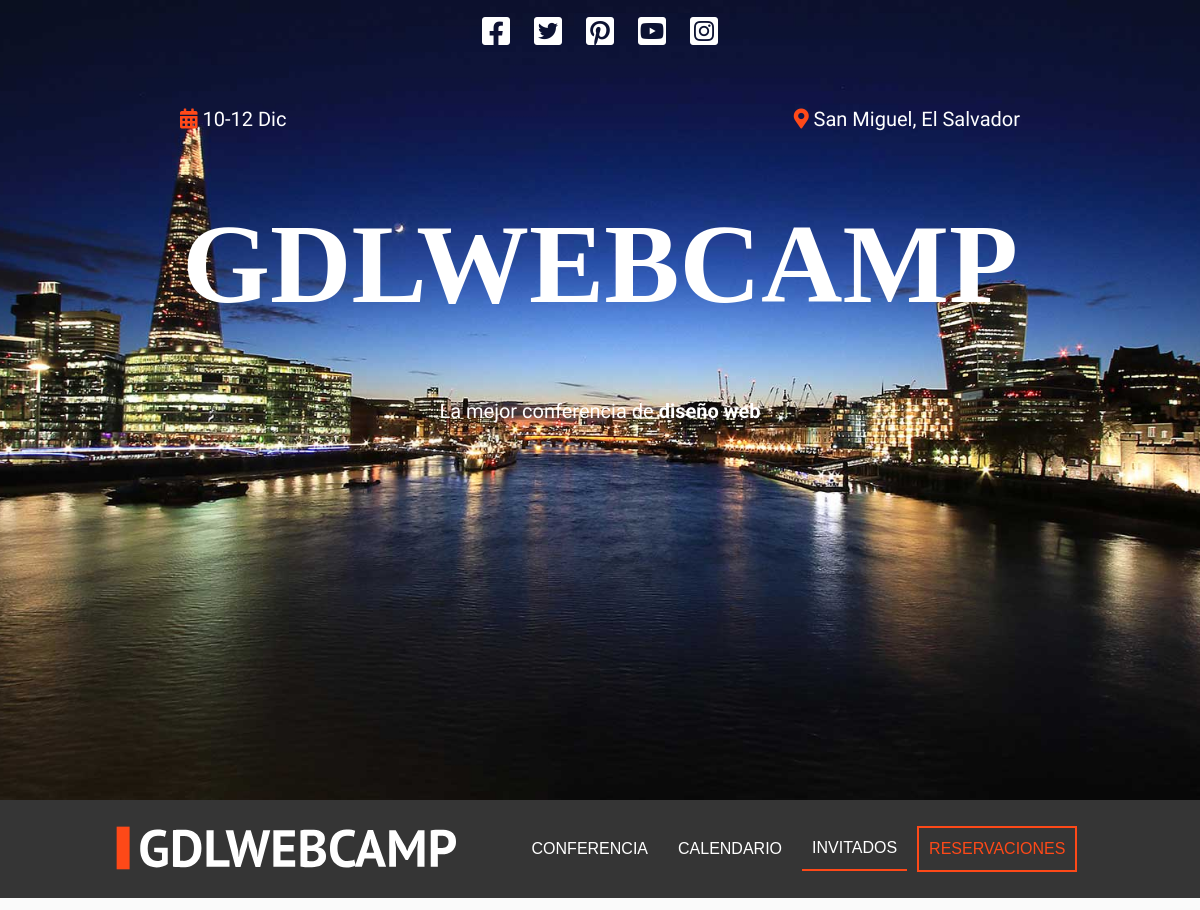
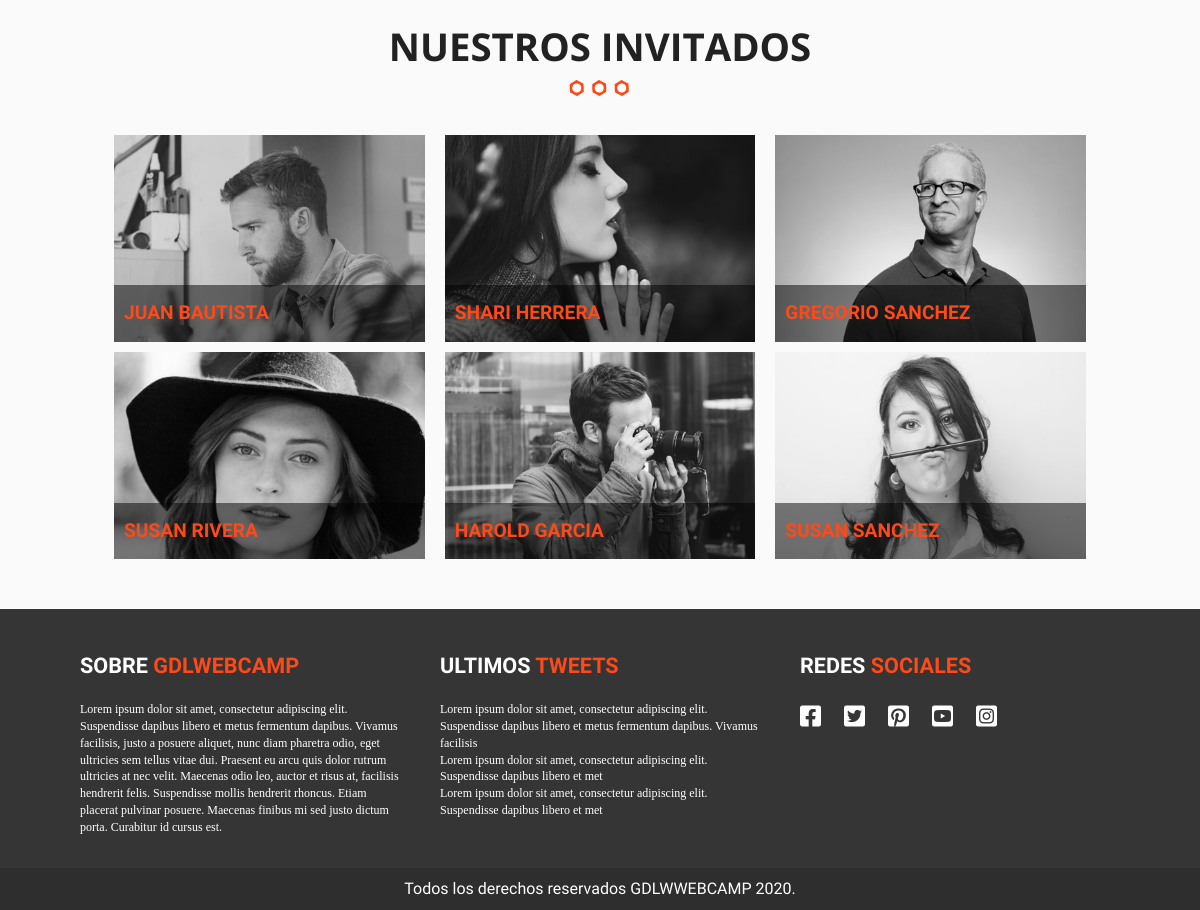
/invitados.php, run on the app's committed database (2 pictures, top to bottom).
### tables this page shows
CREATE TABLE `invitados` (
  `id_invitado` tinyint(4) NOT NULL,
  `nombre_invitado` varchar(30) NOT NULL,
  `apellido_invitado` varchar(30) NOT NULL,
  `descripcion` text NOT NULL,
  `url_imagen` varchar(50) NOT NULL
);

### includes/templates/invitadosBD.php (the view, shortened to what this page needs)
<section class="seccion contenedor">
    <h2>Nuestros Invitados</h2>
    <?php
        try {
            require_once("includes/funciones/conexion.php");
            $sql = "SELECT * FROM invitados ";
            $resultado = $conn->query($sql);
        } catch(\Exception $exception) {
            echo $exception->getMessage();
        }
    ?>
        <section class="invitados contenedor seccion">
            <ul class="lista-invitados">
                <?php
                    while($invitados = $resultado->fetch_assoc()) { ?>
                            <li>
                                <a class="invitado-info" href="#invitado<?php echo $invitados['id_invitado']; ?>">
                                    <div class="invitado">
                                        <img src="img/<?php echo $invitados["url_imagen"]; ?>" alt="imagen invitado">
                                        <p><?php echo $invitados["nombre_invitado"]." ".$invitados["apellido_invitado"]; ?></p>
                                    </div>
                                </a>
                            </li>
                <?php
                    }
                ?>
            </ul>
        </section>
</section>

### includes/templates/header.php (shortened to what this page needs)
<!doctype html>
<html class="no-js" lang="es">
<head>
  <link rel="stylesheet" href="css/normalize.css">
  <link rel="stylesheet" href="css/all.min.css">
  <link rel="stylesheet" href="https://unpkg.com/leaflet@1.6.0/dist/leaflet.css" />
  <?php
    $archivo = basename($_SERVER["PHP_SELF"]);
    $pagina = str_replace(".php", "", $archivo);
    if($pagina == "invitados" || $pagina == "index") {
      echo '<link rel="stylesheet" href="css/colorbox.css">';
    }
    else if($pagina == "conferencias") {
      echo '<link rel="stylesheet" href="css/lightbox.css">';
    }
  ?>
  <link rel="stylesheet" href="css/main.css">
</head>
<body class="<?php echo $pagina; ?>">
  <header class="site-header">
    <div class="hero">
      <div class="contenido-header">
        <nav class="redes-sociales">
          <a href="#"><i class="fab fa-facebook-square"></i></a>
          <a href="#"><i class="fab fa-twitter-square"></i></a>
          <a href="#"><i class="fab fa-pinterest-square"></i></a>
          <a href="#"><i class="fab fa-youtube-square"></i></a>
          <a href="#"><i class="fab fa-instagram-square"></i></a>
        </nav>
        <div class="informacion-evento">
          <div class="datos-evento">
            <p class="fecha">
              <i class="fas fa-calendar-alt"></i> 10-12 Dic
            </p>
            <p class="ciudad">
              <i class="fas fa-map-marker-alt"></i> San Miguel, El Salvador
            </p>
          </div>
          <h1 class="nombre-sitio">
            GdlWebCamp
          </h1>
          <p class="slogan">La mejor conferencia de <span>diseño web</span></p>
        </div>
      </div>
    </div>
  </header>
  <div class="barra">
    <div class="contenedor clearfix">
      <div class="logo">
        <a href="index.php">
            <img src="img/logo.svg" alt="Imagen logo">
        </a>
      </div>
      <nav class="navegacion-principal">
        <a href="conferencias.php">Conferencia</a>
        <a href="calendario.php">Calendario</a>
        <a href="invitados.php">Invitados</a>
        <a href="registro.php">Reservaciones</a>
      </nav>
    </div>
  </div>

### includes/templates/footer.php (shortened to what this page needs)
<footer class="footer-site">
    <div class="contenedor">
      <div class="footer-informacion">
        <h3>Sobre <span>GdlWebCamp</span></h3>
        <p>
          Lorem ipsum dolor sit amet, consectetur adipiscing elit. Suspendisse dapibus libero et metus fermentum
          dapibus. Vivamus facilisis, justo a posuere aliquet, nunc diam pharetra odio, eget ultricies sem tellus vitae
          dui. Praesent eu arcu quis dolor rutrum ultricies at nec velit. Maecenas odio leo, auctor et risus at,
          facilisis hendrerit felis. Suspendisse mollis hendrerit rhoncus. Etiam placerat pulvinar posuere. Maecenas
          finibus mi sed justo dictum porta. Curabitur id cursus est.
        </p>
      </div>
      <div class="ultimos-tweets">
        <h3>Ultimos <span>tweets</span></h3>
        <ul>
          <li>
            Lorem ipsum dolor sit amet, consectetur adipiscing elit. Suspendisse dapibus libero et metus fermentum
            dapibus. Vivamus facilisis
          </li>
          <li>
            Lorem ipsum dolor sit amet, consectetur adipiscing elit. Suspendisse dapibus libero et met
          <li>
            Lorem ipsum dolor sit amet, consectetur adipiscing elit. Suspendisse dapibus libero et met
        </ul>
      </div>
      <div class="menu">
        <h3>Redes <span>sociales</span></h3>
        <nav class="redes-sociales">
          <a href="#"><i class="fab fa-facebook-square"></i></a>
          <a href="#"><i class="fab fa-twitter-square"></i></a>
          <a href="#"><i class="fab fa-pinterest-square"></i></a>
          <a href="#"><i class="fab fa-youtube-square"></i></a>
          <a href="#"><i class="fab fa-instagram-square"></i></a>
        </nav>
      </div>
    </div>
    <p class="copyright">
      Todos los derechos reservados GDLWWEBCAMP 2020.
    </p>
  </footer>

### invitados.php
<?php include_once("includes/templates/header.php") ?>
<?php include_once("includes/templates/invitadosBD.php") ?>
<?php include_once("includes/templates/footer.php") ?>
</body>
</html>

### data on the page
invitados: url_imagen (picture), nombre_invitado "JUAN", apellido_invitado "BAUTISTA"
invitados: url_imagen (picture), nombre_invitado "SHARI", apellido_invitado "HERRERA"
invitados: url_imagen (picture), nombre_invitado "GREGORIO", apellido_invitado "SANCHEZ"
invitados: url_imagen (picture), nombre_invitado "SUSAN", apellido_invitado "RIVERA"
invitados: url_imagen (picture), nombre_invitado "HAROLD", apellido_invitado "GARCIA"
invitados: url_imagen (picture), nombre_invitado "SUSAN", apellido_invitado "SANCHEZ"
